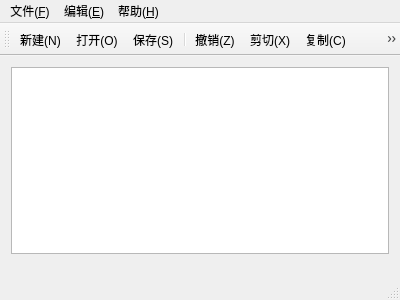
<?xml version="1.0" encoding="UTF-8"?>
<ui version="4.0">
 <class>MainWindow</class>
 <widget class="QMainWindow" name="MainWindow">
  <property name="geometry">
   <rect>
    <x>0</x>
    <y>0</y>
    <width>400</width>
    <height>300</height>
   </rect>
  </property>
  <property name="windowTitle">
   <string>MainWindow</string>
  </property>
  <widget class="QWidget" name="centralWidget">
   <widget class="QTextEdit" name="textEdit">
    <property name="geometry">
     <rect>
      <x>11</x>
      <y>11</y>
      <width>378</width>
      <height>187</height>
     </rect>
    </property>
   </widget>
  </widget>
  <widget class="QMenuBar" name="menuBar">
   <property name="geometry">
    <rect>
     <x>0</x>
     <y>0</y>
     <width>400</width>
     <height>26</height>
    </rect>
   </property>
   <widget class="QMenu" name="menu_F">
    <property name="title">
     <string>文件(&amp;F)</string>
    </property>
    <addaction name="action_New"/>
    <addaction name="action_Open"/>
    <addaction name="action_Close"/>
    <addaction name="separator"/>
    <addaction name="action_Save"/>
    <addaction name="action_SaveAs"/>
    <addaction name="separator"/>
    <addaction name="action_Exit"/>
   </widget>
   <widget class="QMenu" name="menu_E">
    <property name="title">
     <string>编辑(&amp;E)</string>
    </property>
    <addaction name="action_Undo"/>
    <addaction name="separator"/>
    <addaction name="action_Cut"/>
    <addaction name="action_Copy"/>
    <addaction name="action_Paste"/>
    <addaction name="separator"/>
    <addaction name="action_Find"/>
   </widget>
   <widget class="QMenu" name="menu_H">
    <property name="title">
     <string>帮助(&amp;H)</string>
    </property>
    <addaction name="action_Help"/>
   </widget>
   <addaction name="menu_F"/>
   <addaction name="menu_E"/>
   <addaction name="menu_H"/>
  </widget>
  <widget class="QToolBar" name="mainToolBar">
   <attribute name="toolBarArea">
    <enum>TopToolBarArea</enum>
   </attribute>
   <attribute name="toolBarBreak">
    <bool>false</bool>
   </attribute>
   <addaction name="action_New"/>
   <addaction name="action_Open"/>
   <addaction name="action_Save"/>
   <addaction name="separator"/>
   <addaction name="action_Undo"/>
   <addaction name="action_Cut"/>
   <addaction name="action_Copy"/>
   <addaction name="action_Paste"/>
   <addaction name="separator"/>
   <addaction name="action_Find"/>
  </widget>
  <widget class="QStatusBar" name="statusBar"/>
  <action name="action_New">
   <property name="icon">
    <iconset resource="myimages.qrc">
     <normaloff>:/image/images/document-new.png</normaloff>:/image/images/document-new.png</iconset>
   </property>
   <property name="text">
    <string>新建(&amp;N)</string>
   </property>
   <property name="toolTip">
    <string>新建文件</string>
   </property>
   <property name="shortcut">
    <string>Ctrl+N</string>
   </property>
  </action>
  <action name="action_Open">
   <property name="icon">
    <iconset resource="myimages.qrc">
     <normaloff>:/image/images/document-open.png</normaloff>:/image/images/document-open.png</iconset>
   </property>
   <property name="text">
    <string>打开(&amp;O)</string>
   </property>
   <property name="shortcut">
    <string>Ctrl+O</string>
   </property>
  </action>
  <action name="action_Close">
   <property name="icon">
    <iconset resource="myimages.qrc">
     <normaloff>:/image/images/gtk-close.png</normaloff>:/image/images/gtk-close.png</iconset>
   </property>
   <property name="text">
    <string>关闭(&amp;C)</string>
   </property>
   <property name="shortcut">
    <string>Ctrl+W</string>
   </property>
  </action>
  <action name="action_Save">
   <property name="icon">
    <iconset resource="myimages.qrc">
     <normaloff>:/image/images/document-save.png</normaloff>:/image/images/document-save.png</iconset>
   </property>
   <property name="text">
    <string>保存(&amp;S)</string>
   </property>
   <property name="shortcut">
    <string>Ctrl+S</string>
   </property>
  </action>
  <action name="action_SaveAs">
   <property name="icon">
    <iconset resource="myimages.qrc">
     <normaloff>:/image/images/document-save-as.png</normaloff>:/image/images/document-save-as.png</iconset>
   </property>
   <property name="text">
    <string>另存为(&amp;A)</string>
   </property>
  </action>
  <action name="action_Exit">
   <property name="icon">
    <iconset resource="myimages.qrc">
     <normaloff>:/image/images/exit.png</normaloff>:/image/images/exit.png</iconset>
   </property>
   <property name="text">
    <string>退出(&amp;X)</string>
   </property>
   <property name="shortcut">
    <string>Ctrl+Q</string>
   </property>
  </action>
  <action name="action_Undo">
   <property name="icon">
    <iconset resource="myimages.qrc">
     <normaloff>:/image/images/edit-undo.png</normaloff>:/image/images/edit-undo.png</iconset>
   </property>
   <property name="text">
    <string>撤销(&amp;Z)</string>
   </property>
   <property name="shortcut">
    <string>Ctrl+Z</string>
   </property>
  </action>
  <action name="action_Cut">
   <property name="icon">
    <iconset resource="myimages.qrc">
     <normaloff>:/image/images/editcut.png</normaloff>:/image/images/editcut.png</iconset>
   </property>
   <property name="text">
    <string>剪切(&amp;X)</string>
   </property>
   <property name="shortcut">
    <string>Ctrl+X</string>
   </property>
  </action>
  <action name="action_Copy">
   <property name="icon">
    <iconset resource="myimages.qrc">
     <normaloff>:/image/images/editcopy.png</normaloff>:/image/images/editcopy.png</iconset>
   </property>
   <property name="text">
    <string>复制(&amp;C)</string>
   </property>
   <property name="shortcut">
    <string>Ctrl+C</string>
   </property>
  </action>
  <action name="action_Paste">
   <property name="icon">
    <iconset resource="myimages.qrc">
     <normaloff>:/image/images/editpaste.png</normaloff>:/image/images/editpaste.png</iconset>
   </property>
   <property name="text">
    <string>粘贴(&amp;V)</string>
   </property>
   <property name="shortcut">
    <string>Ctrl+V</string>
   </property>
  </action>
  <action name="action_Find">
   <property name="icon">
    <iconset resource="myimages.qrc">
     <normaloff>:/image/images/edit-find.png</normaloff>:/image/images/edit-find.png</iconset>
   </property>
   <property name="text">
    <string>查找(&amp;F)</string>
   </property>
   <property name="shortcut">
    <string>Ctrl+F</string>
   </property>
  </action>
  <action name="action_Help">
   <property name="icon">
    <iconset resource="myimages.qrc">
     <normaloff>:/image/images/help.png</normaloff>:/image/images/help.png</iconset>
   </property>
   <property name="text">
    <string>版本说明</string>
   </property>
   <property name="shortcut">
    <string>Ctrl+H</string>
   </property>
  </action>
 </widget>
 <layoutdefault spacing="6" margin="11"/>
 <resources>
  <include location="myimages.qrc"/>
 </resources>
 <connections/>
</ui>
